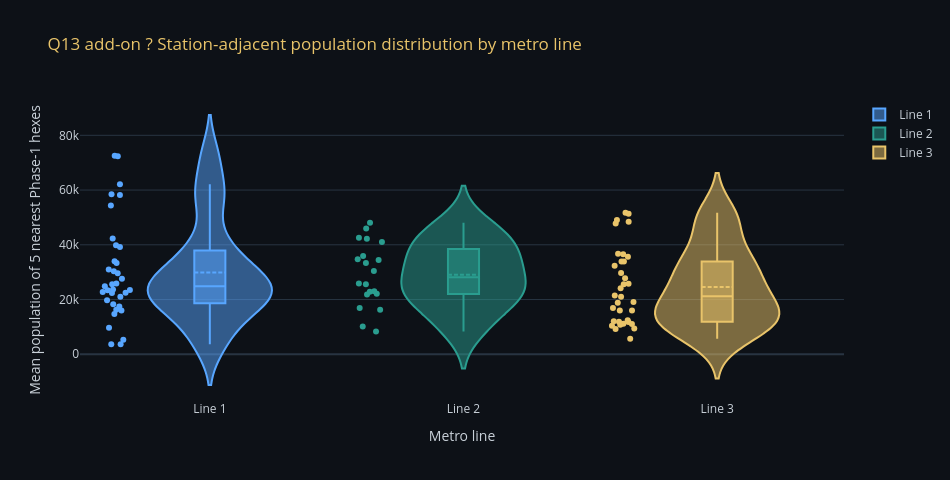

Notebook code cell kept with this figure:
### Code cell
# Q13 add-on ? distribution view: is Line 3 reaching higher-population station catchments than older lines?
line_pop = metro_pts.dropna(subset=['hex_pop_2018', 'line']).copy()
show_df(line_pop.groupby('line')['hex_pop_2018'].agg(['count','median','mean','max']).round(0).reset_index(),
        title='Q13 add-on ? nearby population distribution by metro line',
        caption='Same S3 + Phase 1 population merge, now summarized as distribution rather than correlation only.',
        highlight_col='median')
fig = go.Figure()
for line, sub in line_pop.groupby('line'):
    fig.add_trace(go.Violin(y=sub['hex_pop_2018'], x=[line]*len(sub), name=line, box_visible=True,
                            meanline_visible=True, points='all', jitter=0.25,
                            marker_color=colors_l.get(line, '#C9D1D9')))
fig.update_layout(template='plotly_dark', paper_bgcolor=BG, plot_bgcolor=BG,
    title=dict(text='Q13 add-on ? Station-adjacent population distribution by metro line', font=dict(color='#E9C46A')),
    xaxis=dict(title='Metro line', color=TXT), yaxis=dict(title='Mean population of 5 nearest Phase-1 hexes', color=TXT),
    font=dict(color=TXT), height=480, width=950)
fig.show()

### Figure 1 — Plotly figure (JSON) as saved in the notebook; plotly's stock layout.template omitted (floating-point values rounded to 4 significant figures)
{"data": [{"box": {"visible": true}, "jitter": 0.25, "marker": {"color": "#58A6FF"}, "meanline": {"visible": true}, "name": "Line 1", "points": "all", "type": "violin", "x": ["Line 1", "Line 1", "Line 1", "Line 1", "Line 1", "Line 1", "Line 1", "Line 1", "Line 1", "Line 1", "Line 1", "Line 1", "Line 1", "Line 1", "Line 1", "Line 1", "Line 1", "Line 1", "Line 1", "Line 1", "Line 1", "Line 1", "Line 1", "Line 1", "Line 1", "Line 1", "Line 1", "Line 1", "Line 1", "Line 1", "Line 1", "Line 1", "Line 1", "Line 1", "Line 1"], "y": [17440.0, 5335.0, 3647.0, 3621.0, 14740.0, 21060.0, 9675.0, 19740.0, 31000.0, 23440.0, 23500.0, 54400.0, 62100.0, 33350.0, 18310.0, 23670.0, 24820.0, 22470.0, 16270.0, 15970.0, 22350.0, 25870.0, 39210.0, 30320.0, 29580.0, 27620.0, 25560.0, 22790.0, 34030.0, 42260.0, 58220.0, 72580.0, 72390.0, 58500.0, 39820.0]}, {"box": {"visible": true}, "jitter": 0.25, "marker": {"color": "#2A9D8F"}, "meanline": {"visible": true}, "name": "Line 2", "points": "all", "type": "violin", "x": ["Line 2", "Line 2", "Line 2", "Line 2", "Line 2", "Line 2", "Line 2", "Line 2", "Line 2", "Line 2", "Line 2", "Line 2", "Line 2", "Line 2", "Line 2", "Line 2", "Line 2", "Line 2", "Line 2", "Line 2"], "y": [34420.0, 42170.0, 35940.0, 22160.0, 21880.0, 25600.0, 22870.0, 10110.0, 8324.0, 16270.0, 23000.0, 16870.0, 25870.0, 42610.0, 48020.0, 45930.0, 41040.0, 30440.0, 33370.0, 34710.0]}, {"box": {"visible": true}, "jitter": 0.25, "marker": {"color": "#E9C46A"}, "meanline": {"visible": true}, "name": "Line 3", "points": "all", "type": "violin", "x": ["Line 3", "Line 3", "Line 3", "Line 3", "Line 3", "Line 3", "Line 3", "Line 3", "Line 3", "Line 3", "Line 3", "Line 3", "Line 3", "Line 3", "Line 3", "Line 3", "Line 3", "Line 3", "Line 3", "Line 3", "Line 3", "Line 3", "Line 3", "Line 3", "Line 3", "Line 3", "Line 3", "Line 3", "Line 3", "Line 3", "Line 3", "Line 3", "Line 3", "Line 3"], "y": [11890.0, 10420.0, 12030.0, 11060.0, 11820.0, 36680.0, 48390.0, 35610.0, 16020.0, 18840.0, 10750.0, 9456.0, 9257.0, 5680.0, 25800.0, 21000.0, 29690.0, 19060.0, 16870.0, 15970.0, 12420.0, 11120.0, 27760.0, 36510.0, 47760.0, 51750.0, 51300.0, 49060.0, 32320.0, 33880.0, 24120.0, 21440.0, 33890.0, 25600.0]}], "layout": {"font": {"color": "#C9D1D9"}, "height": 480, "paper_bgcolor": "#0D1117", "plot_bgcolor": "#0D1117", "title": {"font": {"color": "#E9C46A"}, "text": "Q13 add-on ? Station-adjacent population distribution by metro line"}, "width": 950, "xaxis": {"color": "#C9D1D9", "title": {"text": "Metro line"}}, "yaxis": {"color": "#C9D1D9", "title": {"text": "Mean population of 5 nearest Phase-1 hexes"}}}}
